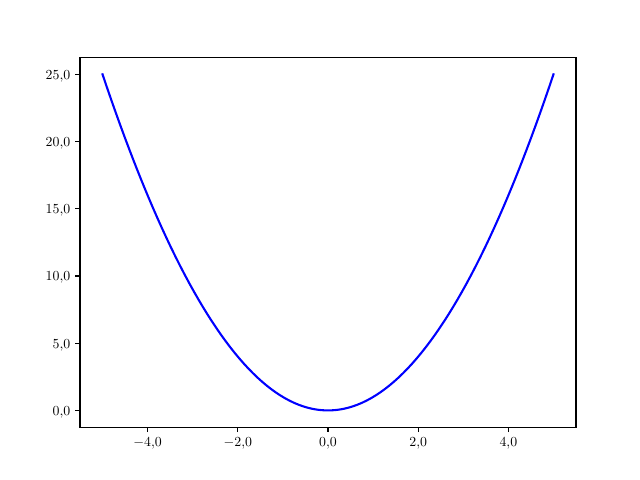

The Python source for this figure:
#!usr/bin/env python
#coding:utf8
import matplotlib.pyplot as plt
import numpy as np

#in rcParams wird festgelegt, dass Latex verwendet wird und siunitx in der preamble steht.
plt.rcParams["text.usetex"] = True
plt.rcParams["text.latex.unicode"] = True
plt.rcParams["text.latex.preamble"].append(r"\usepackage{siunitx}")

def labels():
    axes = plt.gca() #definiert die zu verwendenden Achsen (Alle Achsen)
    x_axis = axes.get_xticks() #kriegt aktuelle Achsenbeschriftung
    label_x = [r"$\num[locale={}]{{{}}}$".format("DE", item) for item in x_axis]#formatiert Achsenbeschriftung auf neue Beschriftung mit Komma
    axes.set_xticklabels(label_x)#neue Achsenticks werden gesetzt
    y_axis = axes.get_yticks()
    label_y = [r"$\num[locale={}]{{{}}}$".format("DE", item) for item in y_axis]
    axes.set_yticklabels(label_y)


if __name__ == '__main__':
    x = np.linspace(-5, 5, 100)
    plt.plot(x, x**2, 'b-', label="test")
    labels()
    plt.savefig('axislabel.pdf')
